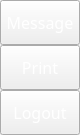
                <widget class="QFrame" name="extraRightBox">
                 <property name="minimumSize">
                  <size>
                   <width>0</width>
                   <height>0</height>
                  </size>
                 </property>
                 <property name="maximumSize">
                  <size>
                   <width>0</width>
                   <height>16777215</height>
                  </size>
                 </property>
                 <property name="frameShape">
                  <enum>QFrame::NoFrame</enum>
                 </property>
                 <property name="frameShadow">
                  <enum>QFrame::Raised</enum>
                 </property>
                 <layout class="QVBoxLayout" name="verticalLayout_7">
                  <property name="spacing">
                   <number>0</number>
                  </property>
                  <property name="leftMargin">
                   <number>0</number>
                  </property>
                  <property name="topMargin">
                   <number>0</number>
                  </property>
                  <property name="rightMargin">
                   <number>0</number>
                  </property>
                  <property name="bottomMargin">
                   <number>0</number>
                  </property>
                  <item>
                   <widget class="QFrame" name="themeSettingsTopDetail">
                    <property name="maximumSize">
                     <size>
                      <width>16777215</width>
                      <height>3</height>
                     </size>
                    </property>
                    <property name="frameShape">
                     <enum>QFrame::NoFrame</enum>
                    </property>
                    <property name="frameShadow">
                     <enum>QFrame::Raised</enum>
                    </property>
                   </widget>
                  </item>
                  <item>
                   <widget class="QFrame" name="contentSettings">
                    <property name="frameShape">
                     <enum>QFrame::NoFrame</enum>
                    </property>
                    <property name="frameShadow">
                     <enum>QFrame::Raised</enum>
                    </property>
                    <layout class="QVBoxLayout" name="verticalLayout_13">
                     <property name="spacing">
                      <number>0</number>
                     </property>
                     <property name="leftMargin">
                      <number>0</number>
                     </property>
                     <property name="topMargin">
                      <number>0</number>
                     </property>
                     <property name="rightMargin">
                      <number>0</number>
                     </property>
                     <property name="bottomMargin">
                      <number>0</number>
                     </property>
                     <item alignment="Qt::AlignTop">
                      <widget class="QFrame" name="topMenus">
                       <property name="frameShape">
                        <enum>QFrame::NoFrame</enum>
                       </property>
                       <property name="frameShadow">
                        <enum>QFrame::Raised</enum>
                       </property>
                       <layout class="QVBoxLayout" name="verticalLayout_14">
                        <property name="spacing">
                         <number>0</number>
                        </property>
                        <property name="leftMargin">
                         <number>0</number>
                        </property>
                        <property name="topMargin">
                         <number>0</number>
                        </property>
                        <property name="rightMargin">
                         <number>0</number>
                        </property>
                        <property name="bottomMargin">
                         <number>0</number>
                        </property>
                        <item>
                         <widget class="QPushButton" name="btn_message">
                          <property name="sizePolicy">
                           <sizepolicy hsizetype="Expanding" vsizetype="Fixed">
                            <horstretch>0</horstretch>
                            <verstretch>0</verstretch>
                           </sizepolicy>
                          </property>
                          <property name="minimumSize">
                           <size>
                            <width>0</width>
                            <height>45</height>
                           </size>
                          </property>
                          <property name="font">
                           <font>
                            <family>Overpass</family>
                            <pointsize>12</pointsize>
                            <weight>50</weight>
                            <italic>false</italic>
                            <bold>false</bold>
                           </font>
                          </property>
                          <property name="cursor">
                           <cursorShape>PointingHandCursor</cursorShape>
                          </property>
                          <property name="layoutDirection">
                           <enum>Qt::LeftToRight</enum>
                          </property>
                          <property name="styleSheet">
                           <string notr="true">/*background-image: url(:/icons/images/icons/cil-envelope-open.png);*/
color: rgb(255, 255, 255);</string>
                          </property>
                          <property name="text">
                           <string>Message</string>
                          </property>
                         </widget>
                        </item>
                        <item>
                         <widget class="QPushButton" name="btn_print">
                          <property name="sizePolicy">
                           <sizepolicy hsizetype="Expanding" vsizetype="Fixed">
                            <horstretch>0</horstretch>
                            <verstretch>0</verstretch>
                           </sizepolicy>
                          </property>
                          <property name="minimumSize">
                           <size>
                            <width>0</width>
                            <height>45</height>
                           </size>
                          </property>
                          <property name="font">
                           <font>
                            <family>Overpass</family>
                            <pointsize>12</pointsize>
                            <weight>50</weight>
                            <italic>false</italic>
                            <bold>false</bold>
                           </font>
                          </property>
                          <property name="cursor">
                           <cursorShape>PointingHandCursor</cursorShape>
                          </property>
                          <property name="layoutDirection">
                           <enum>Qt::LeftToRight</enum>
                          </property>
                          <property name="styleSheet">
                           <string notr="true">color: rgb(255, 255, 255);
/*background-image: url(:/icons/images/icons/cil-print.png);*/</string>
                          </property>
                          <property name="text">
                           <string>Print</string>
                          </property>
                         </widget>
                        </item>
                        <item>
                         <widget class="QPushButton" name="btn_logout">
                          <property name="sizePolicy">
                           <sizepolicy hsizetype="Expanding" vsizetype="Fixed">
                            <horstretch>0</horstretch>
                            <verstretch>0</verstretch>
                           </sizepolicy>
                          </property>
                          <property name="minimumSize">
                           <size>
                            <width>0</width>
                            <height>45</height>
                           </size>
                          </property>
                          <property name="font">
                           <font>
                            <family>Overpass</family>
                            <pointsize>12</pointsize>
                            <weight>50</weight>
                            <italic>false</italic>
                            <bold>false</bold>
                           </font>
                          </property>
                          <property name="cursor">
                           <cursorShape>PointingHandCursor</cursorShape>
                          </property>
                          <property name="layoutDirection">
                           <enum>Qt::LeftToRight</enum>
                          </property>
                          <property name="styleSheet">
                           <string notr="true">color: rgb(255, 255, 255);
/*background-image: url(:/icons/images/icons/cil-account-logout.png);*/</string>
                          </property>
                          <property name="text">
                           <string>Logout</string>
                          </property>
                         </widget>
                        </item>
                       </layout>
                      </widget>
                     </item>
                    </layout>
                   </widget>
                  </item>
                 </layout>
                </widget>
